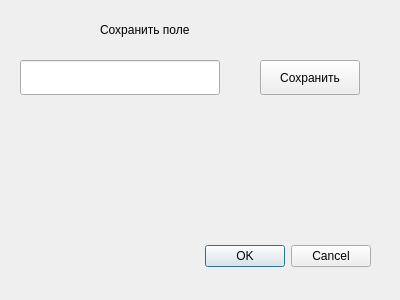
<?xml version="1.0" encoding="UTF-8"?>
<ui version="4.0">
 <class>Dialog</class>
 <widget class="QDialog" name="Dialog">
  <property name="geometry">
   <rect>
    <x>0</x>
    <y>0</y>
    <width>400</width>
    <height>300</height>
   </rect>
  </property>
  <property name="windowTitle">
   <string>Настройки</string>
  </property>
  <widget class="QDialogButtonBox" name="buttonBox">
   <property name="geometry">
    <rect>
     <x>30</x>
     <y>240</y>
     <width>341</width>
     <height>32</height>
    </rect>
   </property>
   <property name="orientation">
    <enum>Qt::Horizontal</enum>
   </property>
   <property name="standardButtons">
    <set>QDialogButtonBox::Cancel|QDialogButtonBox::Ok</set>
   </property>
  </widget>
  <widget class="QLineEdit" name="filename">
   <property name="geometry">
    <rect>
     <x>20</x>
     <y>60</y>
     <width>200</width>
     <height>35</height>
    </rect>
   </property>
  </widget>
  <widget class="QPushButton" name="btn_save">
   <property name="geometry">
    <rect>
     <x>260</x>
     <y>60</y>
     <width>100</width>
     <height>35</height>
    </rect>
   </property>
   <property name="text">
    <string>Сохранить</string>
   </property>
  </widget>
  <widget class="QLabel" name="label">
   <property name="geometry">
    <rect>
     <x>100</x>
     <y>20</y>
     <width>200</width>
     <height>20</height>
    </rect>
   </property>
   <property name="text">
    <string>Сохранить поле</string>
   </property>
  </widget>
 </widget>
 <resources/>
 <connections>
  <connection>
   <sender>buttonBox</sender>
   <signal>accepted()</signal>
   <receiver>Dialog</receiver>
   <slot>accept()</slot>
   <hints>
    <hint type="sourcelabel">
     <x>248</x>
     <y>254</y>
    </hint>
    <hint type="destinationlabel">
     <x>157</x>
     <y>274</y>
    </hint>
   </hints>
  </connection>
  <connection>
   <sender>buttonBox</sender>
   <signal>rejected()</signal>
   <receiver>Dialog</receiver>
   <slot>reject()</slot>
   <hints>
    <hint type="sourcelabel">
     <x>316</x>
     <y>260</y>
    </hint>
    <hint type="destinationlabel">
     <x>286</x>
     <y>274</y>
    </hint>
   </hints>
  </connection>
 </connections>
</ui>
